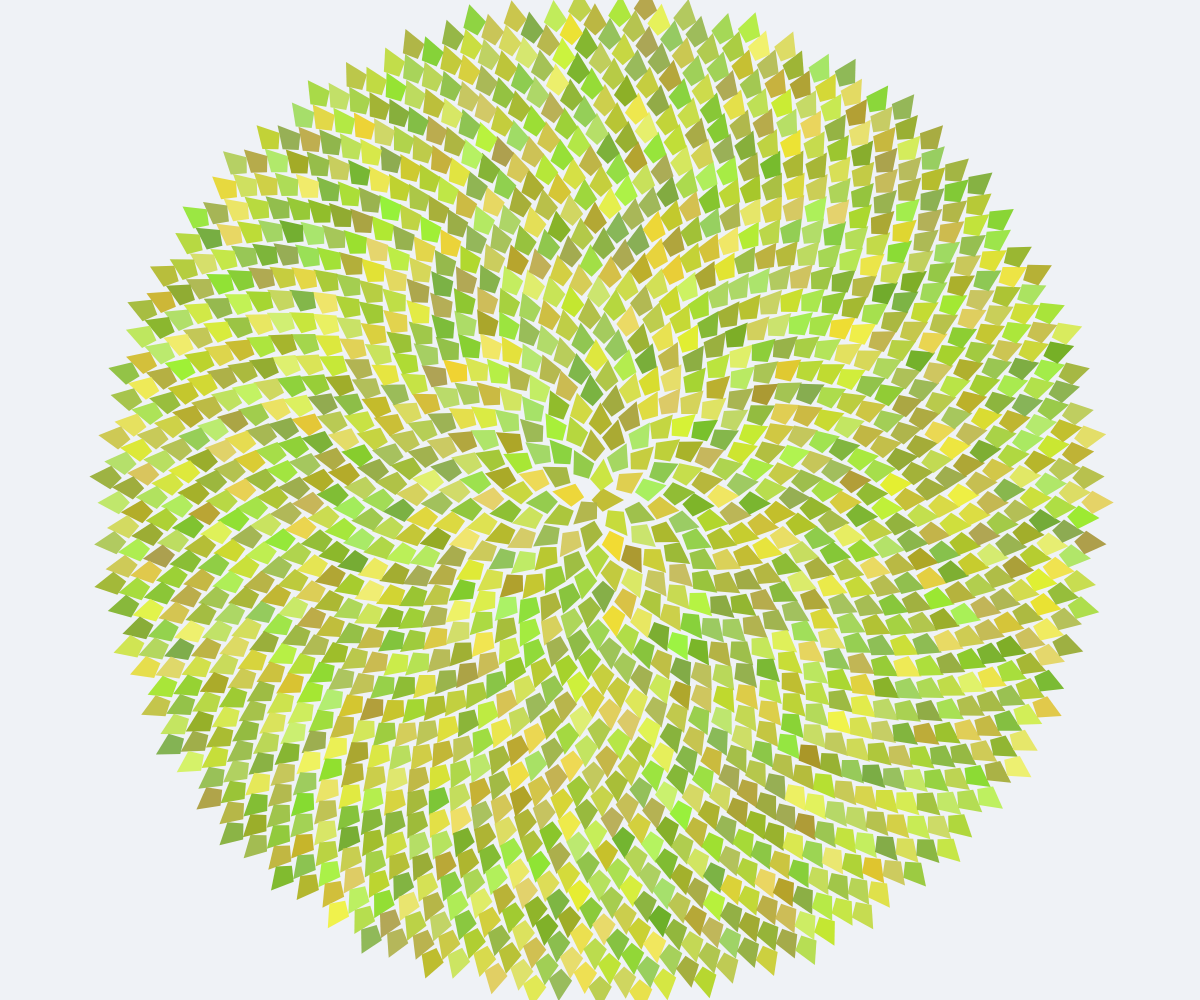
Frame 1 (no input)
Frame 60 (no input): identical to frame 1, image omitted
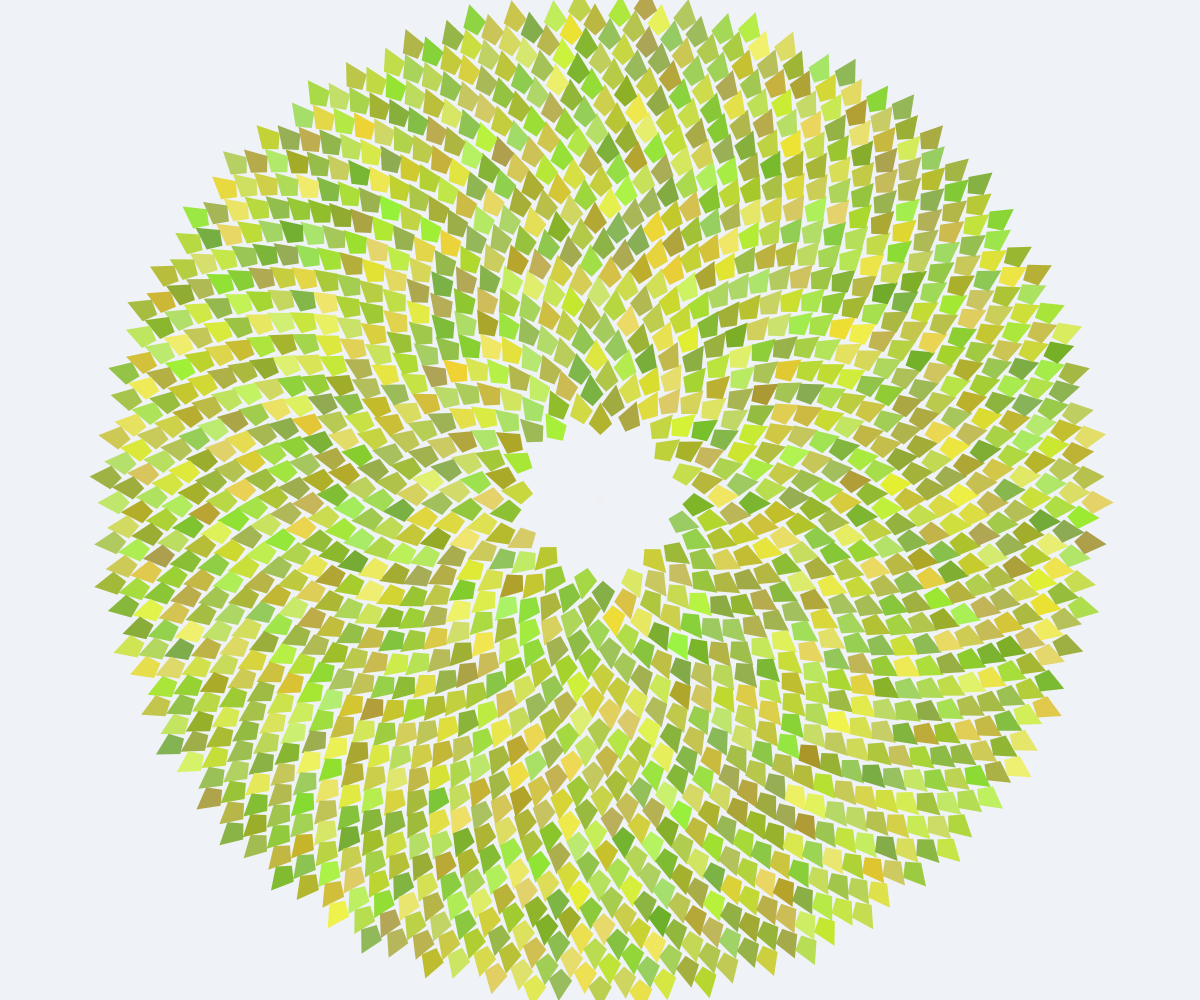
Frame 120 (the mouse pressed at the canvas centre since frame 60)

The p5.js sketch that drew these frames (run headless with seeded random() and noise() and a simulated clock; from frame 60 on, the mouse is pressed at the canvas centre):

// p5.js sketch
// ── sketch.js
const GOLDEN_ANGLE = 137.508;
let seeds = [];
let idealPositions = [];
let removalQueue = [];
let maxR, seedCount, spiralTightness, seedLen;
let canvasMouseX = 0, canvasMouseY = 0;
let isDragging = false;
let dragPath = [];
const MAGNET_RADIUS = 140;
const MAGNET_STRENGTH = 0.7;
const SPRING_STIFFNESS = 0.003;
const DAMPING = 0.96;
const REGROW_DELAY = 3000;
const BUD_GROW_SPEED = 0.025;
const CUT_WIDTH = 6;

const MOUSE_POLARITY = 1;

function setup() {
  createCanvas(windowWidth, windowHeight);
  noStroke();
  colorMode(HSB, 360, 100, 100, 255);

  let size = min(windowWidth, windowHeight);
  maxR = size * 0.49;
  seedCount = 1600;
  spiralTightness = maxR / sqrt(seedCount - 1);
  seedLen = size * 0.012;

  for (let i = 0; i < seedCount; i++) {
    let angle = i * radians(GOLDEN_ANGLE);
    let radius = spiralTightness * sqrt(i);
    let ix = cos(angle) * radius;
    let iy = sin(angle) * radius;

    seeds.push({
      ix: ix,
      iy: iy,
      cx: ix,
      cy: iy,
      idealRadius: radius,
      angle: angle,
      polarity: random() > 0.5 ? 1 : -1,
      hue: random(50, 90),
      sat: random(55, 85),
      bri: random(65, 95),
      alive: true,
      removeTime: 0,
      budProgress: 1,
      vx: 0,
      vy: 0
    });
    idealPositions.push({ x: ix, y: iy });
  }

  removalQueue = [];
  document.body.style.cursor = 'default';
}

function draw() {
  background('#eff2f6');

  push();
  translate(width / 2, height / 2);

  let mx = canvasMouseX;
  let my = canvasMouseY;
  let now = millis();

  if (isDragging) {
    dragPath.push({ x: mx, y: my });
  }

  for (let s of seeds) {
    if (!s.alive) continue;

    if (!isDragging && dist(s.cx, s.cy, mx, my) < MAGNET_RADIUS) {
      let dx = s.cx - mx;
      let dy = s.cy - my;
      let d = max(0.5, sqrt(dx * dx + dy * dy));
      let nx = dx / d;
      let ny = dy / d;
      let falloff = 1 - d / MAGNET_RADIUS;
      let force = MAGNET_STRENGTH * falloff * falloff;
      let dir = s.polarity * MOUSE_POLARITY;
      s.vx += dir * nx * force;
      s.vy += dir * ny * force;
    }

    let dx = s.ix - s.cx;
    let dy = s.iy - s.cy;
    s.vx += dx * SPRING_STIFFNESS;
    s.vy += dy * SPRING_STIFFNESS;

    s.vx *= DAMPING;
    s.vy *= DAMPING;

    s.cx += s.vx;
    s.cy += s.vy;
  }

  if (isDragging && dragPath.length >= 2) {
    let p0 = dragPath[dragPath.length - 2];
    let p1 = dragPath[dragPath.length - 1];
    for (let i = 0; i < seeds.length; i++) {
      let s = seeds[i];
      if (!s.alive) continue;
      if (s.budProgress < 0.5) continue;
      let d = pointToSegmentDist(s.cx, s.cy, p0.x, p0.y, p1.x, p1.y);
      if (d < seedLen * CUT_WIDTH) {
        s.alive = false;
        s.removeTime = now;
        removalQueue.push({ index: i, time: now, radius: s.idealRadius });
      }
    }
  }

  removalQueue.sort((a, b) => a.radius - b.radius);

  for (let i = removalQueue.length - 1; i >= 0; i--) {
    let item = removalQueue[i];
    if (now - item.time > REGROW_DELAY) {
      let s = seeds[item.index];
      if (s && !s.alive) {
        s.alive = true;
        s.budProgress = 0.05;
        s.cx = s.ix;
        s.cy = s.iy;
        s.vx = 0;
        s.vy = 0;
      }
      removalQueue.splice(i, 1);
    }
  }

  for (let s of seeds) {
    if (!s.alive) continue;
    if (s.budProgress < 1) {
      s.budProgress = min(1, s.budProgress + BUD_GROW_SPEED);
    }
    if (!isDragging && s.budProgress === 1) {
      s.cx = lerp(s.cx, s.ix, 0.03);
      s.cy = lerp(s.cy, s.iy, 0.03);
    }
  }

  for (let s of seeds) {
    if (!s.alive) continue;

    let dx = s.cx - s.ix;
    let dy = s.cy - s.iy;
    let displacement = sqrt(dx * dx + dy * dy);
    let t = min(1, displacement / MAGNET_RADIUS);

    let hue, sat, bri;
    if (s.budProgress < 1) {
      hue = lerp(75, s.hue, s.budProgress);
      sat = lerp(25, s.sat, s.budProgress);
      bri = lerp(100, s.bri, s.budProgress);
    } else {
      hue = s.hue;
      sat = s.sat * (1 - t * 0.25);
      bri = min(100, s.bri * (1 + t * 0.15));
    }

    let rot = s.angle;
    if (displacement > 0.3) {
      rot = atan2(dy, dx);
    }

    let L = seedLen * s.budProgress;
    let cx = s.cx;
    let cy = s.cy;

    fill(hue, sat, bri, 240);
    beginShape();
    vertex(cx + cos(rot) * L * 2, cy + sin(rot) * L * 2);
    vertex(cx + cos(rot + PI * 0.43) * L, cy + sin(rot + PI * 0.43) * L);
    vertex(cx - cos(rot) * L * 0.7, cy - sin(rot) * L * 0.7);
    vertex(cx + cos(rot - PI * 0.43) * L, cy + sin(rot - PI * 0.43) * L);
    endShape(CLOSE);
  }

  if (isDragging && dragPath.length > 2) {
    noFill();
    stroke(55, 12, 90, 25);
    strokeWeight(seedLen * 0.6);
    beginShape();
    for (let p of dragPath) {
      curveVertex(p.x, p.y);
    }
    endShape();
    noStroke();
  }

  pop();
}

function pointToSegmentDist(px, py, ax, ay, bx, by) {
  let abx = bx - ax, aby = by - ay;
  let apx = px - ax, apy = py - ay;
  let t = max(0, min(1, (apx * abx + apy * aby) / max(0.001, abx * abx + aby * aby)));
  let cx = ax + t * abx, cy = ay + t * aby;
  return dist(px, py, cx, cy);
}

function mouseMoved() {
  canvasMouseX = mouseX - width / 2;
  canvasMouseY = mouseY - height / 2;
  if (!isDragging) {
    document.body.style.cursor = 'default';
  }
}

function mousePressed() {
  canvasMouseX = mouseX - width / 2;
  canvasMouseY = mouseY - height / 2;
  isDragging = true;
  dragPath = [{ x: canvasMouseX, y: canvasMouseY }];
  document.body.style.cursor = 'crosshair';
  return false;
}

function mouseReleased() {
  isDragging = false;
  dragPath = [];
  document.body.style.cursor = 'default';
  return false;
}

function mouseDragged() {
  canvasMouseX = mouseX - width / 2;
  canvasMouseY = mouseY - height / 2;
  document.body.style.cursor = 'crosshair';
}

function windowResized() {
  resizeCanvas(windowWidth, windowHeight);
  seeds = [];
  idealPositions = [];
  removalQueue = [];
  setup();
}
